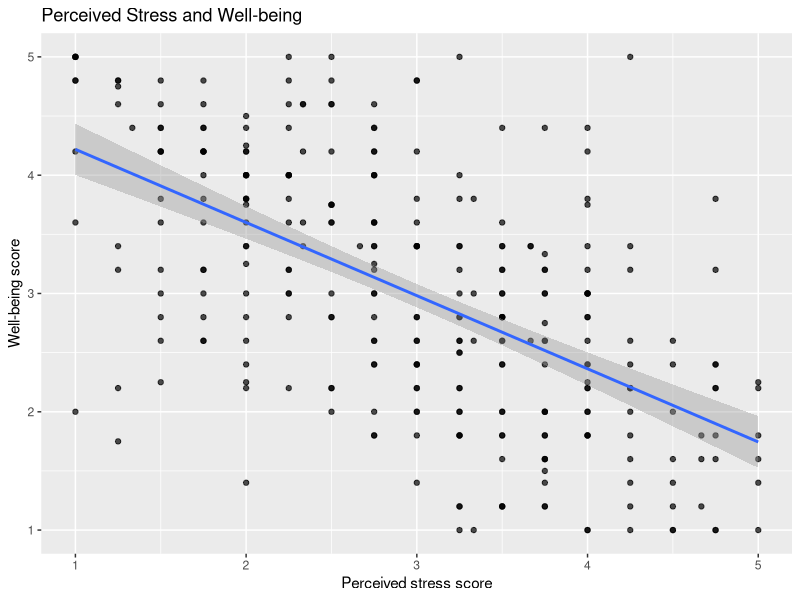

Write the R code that produced this figure.
# 10 Export Results
# R for Applied Psychology Students

library(tidyverse)
library(broom)

data <- read_csv("data/processed/student_psychology_synthetic_scored.csv")

# Create output folders
dir.create("outputs/tables", recursive = TRUE, showWarnings = FALSE)
dir.create("outputs/figures", recursive = TRUE, showWarnings = FALSE)

# Descriptive table
descriptive_table <- data %>%
  summarise(
    n = n(),
    mean_stress = mean(perceived_stress_score, na.rm = TRUE),
    sd_stress = sd(perceived_stress_score, na.rm = TRUE),
    mean_digital_stress = mean(digital_stress_score, na.rm = TRUE),
    sd_digital_stress = sd(digital_stress_score, na.rm = TRUE),
    mean_wellbeing = mean(wellbeing_score, na.rm = TRUE),
    sd_wellbeing = sd(wellbeing_score, na.rm = TRUE)
  )

write_csv(descriptive_table, "outputs/tables/descriptive_table.csv")

# Regression table
model <- lm(
  wellbeing_score ~ perceived_stress_score + digital_stress_score +
    academic_motivation_score + sleep_hours,
  data = data
)

regression_table <- broom::tidy(model, conf.int = TRUE)
write_csv(regression_table, "outputs/tables/regression_table.csv")

# Save a figure
fig <- ggplot(data, aes(x = perceived_stress_score, y = wellbeing_score)) +
  geom_point(alpha = 0.70) +
  geom_smooth(method = "lm", se = TRUE) +
  labs(
    title = "Perceived Stress and Well-being",
    x = "Perceived stress score",
    y = "Well-being score"
  )

ggsave("outputs/figures/stress_wellbeing_scatterplot.png", fig, width = 7, height = 5)
